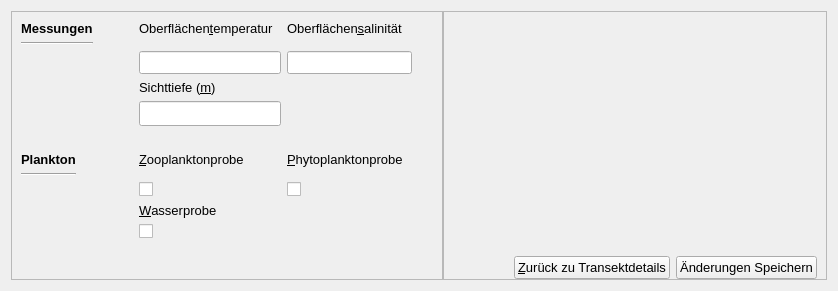
        <widget class="QWidget" name="page_2">
         <layout class="QHBoxLayout" name="horizontalLayout">
          <item>
           <layout class="QHBoxLayout" name="horizontalLayout_9">
            <property name="spacing">
             <number>0</number>
            </property>
            <property name="rightMargin">
             <number>0</number>
            </property>
            <item>
             <widget class="QFrame" name="frame_4">
              <property name="frameShape">
               <enum>QFrame::StyledPanel</enum>
              </property>
              <property name="frameShadow">
               <enum>QFrame::Raised</enum>
              </property>
              <layout class="QVBoxLayout" name="verticalLayout_8">
               <property name="rightMargin">
                <number>30</number>
               </property>
               <property name="bottomMargin">
                <number>0</number>
               </property>
               <item>
                <layout class="QGridLayout" name="gridLayout_3">
                 <item row="5" column="2">
                  <widget class="QLabel" name="labelPhytoPlancton">
                   <property name="font">
                    <font>
                     <family>Arial</family>
                     <pointsize>10</pointsize>
                    </font>
                   </property>
                   <property name="text">
                    <string>&amp;Phytoplanktonprobe</string>
                   </property>
                   <property name="alignment">
                    <set>Qt::AlignLeading|Qt::AlignLeft|Qt::AlignTop</set>
                   </property>
                   <property name="buddy">
                    <cstring>checkBoxPhytoPlancton</cstring>
                   </property>
                  </widget>
                 </item>
                 <item row="1" column="2">
                  <widget class="QLineEdit" name="lineEditSalinityPlancton">
                   <property name="font">
                    <font>
                     <family>Arial</family>
                     <pointsize>10</pointsize>
                    </font>
                   </property>
                  </widget>
                 </item>
                 <item row="0" column="1">
                  <widget class="QLabel" name="labelTemperaturePlancton">
                   <property name="font">
                    <font>
                     <family>Arial</family>
                     <pointsize>10</pointsize>
                    </font>
                   </property>
                   <property name="text">
                    <string>Oberflächen&amp;temperatur</string>
                   </property>
                   <property name="alignment">
                    <set>Qt::AlignLeading|Qt::AlignLeft|Qt::AlignTop</set>
                   </property>
                   <property name="buddy">
                    <cstring>lineEditTemperaturePlancton</cstring>
                   </property>
                  </widget>
                 </item>
                 <item row="5" column="1">
                  <widget class="QLabel" name="labelZooPlancton">
                   <property name="font">
                    <font>
                     <family>Arial</family>
                     <pointsize>10</pointsize>
                    </font>
                   </property>
                   <property name="text">
                    <string>&amp;Zooplanktonprobe</string>
                   </property>
                   <property name="alignment">
                    <set>Qt::AlignLeading|Qt::AlignLeft|Qt::AlignTop</set>
                   </property>
                   <property name="buddy">
                    <cstring>checkBoxZooPlancton</cstring>
                   </property>
                  </widget>
                 </item>
                 <item row="6" column="2">
                  <layout class="QHBoxLayout" name="horizontalLayout_14">
                   <item>
                    <widget class="QCheckBox" name="checkBoxPhytoPlancton">
                     <property name="text">
                      <string/>
                     </property>
                    </widget>
                   </item>
                  </layout>
                 </item>
                 <item row="1" column="1">
                  <widget class="QLineEdit" name="lineEditTemperaturePlancton">
                   <property name="font">
                    <font>
                     <family>Arial</family>
                     <pointsize>10</pointsize>
                    </font>
                   </property>
                  </widget>
                 </item>
                 <item row="8" column="1">
                  <layout class="QHBoxLayout" name="horizontalLayout_10">
                   <item>
                    <widget class="QCheckBox" name="checkBoxWaterSamplePlancton">
                     <property name="text">
                      <string/>
                     </property>
                    </widget>
                   </item>
                  </layout>
                 </item>
                 <item row="2" column="1">
                  <widget class="QLabel" name="labelTimeSightDepthPlancton">
                   <property name="font">
                    <font>
                     <family>Arial</family>
                     <pointsize>10</pointsize>
                    </font>
                   </property>
                   <property name="text">
                    <string>Sichttiefe (&amp;m)</string>
                   </property>
                   <property name="alignment">
                    <set>Qt::AlignLeading|Qt::AlignLeft|Qt::AlignTop</set>
                   </property>
                   <property name="buddy">
                    <cstring>lineEditSightDepthPlancton</cstring>
                   </property>
                  </widget>
                 </item>
                 <item row="3" column="1">
                  <widget class="QLineEdit" name="lineEditSightDepthPlancton">
                   <property name="font">
                    <font>
                     <family>Verdana</family>
                     <pointsize>10</pointsize>
                    </font>
                   </property>
                  </widget>
                 </item>
                 <item row="0" column="2">
                  <widget class="QLabel" name="labelSalinityPlancton">
                   <property name="font">
                    <font>
                     <family>Arial</family>
                     <pointsize>10</pointsize>
                    </font>
                   </property>
                   <property name="text">
                    <string>Oberflächen&amp;salinität</string>
                   </property>
                   <property name="alignment">
                    <set>Qt::AlignLeading|Qt::AlignLeft|Qt::AlignTop</set>
                   </property>
                   <property name="buddy">
                    <cstring>lineEditSalinityPlancton</cstring>
                   </property>
                  </widget>
                 </item>
                 <item row="4" column="1">
                  <spacer name="horizontalSpacer_8">
                   <property name="orientation">
                    <enum>Qt::Horizontal</enum>
                   </property>
                   <property name="sizeHint" stdset="0">
                    <size>
                     <width>40</width>
                     <height>20</height>
                    </size>
                   </property>
                  </spacer>
                 </item>
                 <item row="6" column="1">
                  <layout class="QHBoxLayout" name="horizontalLayout_11">
                   <item>
                    <widget class="QCheckBox" name="checkBoxZooPlancton">
                     <property name="text">
                      <string/>
                     </property>
                    </widget>
                   </item>
                  </layout>
                 </item>
                 <item row="7" column="1">
                  <widget class="QLabel" name="labelWaterSample">
                   <property name="font">
                    <font>
                     <family>Arial</family>
                     <pointsize>10</pointsize>
                    </font>
                   </property>
                   <property name="text">
                    <string>&amp;Wasserprobe</string>
                   </property>
                   <property name="alignment">
                    <set>Qt::AlignLeading|Qt::AlignLeft|Qt::AlignTop</set>
                   </property>
                   <property name="buddy">
                    <cstring>checkBoxWaterSamplePlancton</cstring>
                   </property>
                  </widget>
                 </item>
                 <item row="0" column="0">
                  <layout class="QHBoxLayout" name="horizontalLayout_12">
                   <item>
                    <layout class="QVBoxLayout" name="verticalLayout_23">
                     <item>
                      <widget class="QLabel" name="labelMeasurementsPlancton">
                       <property name="font">
                        <font>
                         <family>Arial</family>
                         <pointsize>10</pointsize>
                         <weight>75</weight>
                         <bold>true</bold>
                        </font>
                       </property>
                       <property name="text">
                        <string>Messungen</string>
                       </property>
                       <property name="wordWrap">
                        <bool>true</bool>
                       </property>
                      </widget>
                     </item>
                     <item>
                      <widget class="Line" name="line_13">
                       <property name="orientation">
                        <enum>Qt::Horizontal</enum>
                       </property>
                      </widget>
                     </item>
                    </layout>
                   </item>
                   <item>
                    <spacer name="horizontalSpacer_58">
                     <property name="orientation">
                      <enum>Qt::Horizontal</enum>
                     </property>
                     <property name="sizeHint" stdset="0">
                      <size>
                       <width>40</width>
                       <height>20</height>
                      </size>
                     </property>
                    </spacer>
                   </item>
                  </layout>
                 </item>
                 <item row="5" column="0">
                  <layout class="QHBoxLayout" name="horizontalLayout_61">
                   <item>
                    <layout class="QVBoxLayout" name="verticalLayout_9">
                     <item>
                      <widget class="QLabel" name="labelPlancton">
                       <property name="font">
                        <font>
                         <family>Arial</family>
                         <pointsize>10</pointsize>
                         <weight>75</weight>
                         <bold>true</bold>
                        </font>
                       </property>
                       <property name="text">
                        <string>Plankton</string>
                       </property>
                       <property name="alignment">
                        <set>Qt::AlignLeading|Qt::AlignLeft|Qt::AlignTop</set>
                       </property>
                      </widget>
                     </item>
                     <item>
                      <widget class="Line" name="line_14">
                       <property name="orientation">
                        <enum>Qt::Horizontal</enum>
                       </property>
                      </widget>
                     </item>
                    </layout>
                   </item>
                   <item>
                    <spacer name="horizontalSpacer_59">
                     <property name="orientation">
                      <enum>Qt::Horizontal</enum>
                     </property>
                     <property name="sizeHint" stdset="0">
                      <size>
                       <width>40</width>
                       <height>20</height>
                      </size>
                     </property>
                    </spacer>
                   </item>
                  </layout>
                 </item>
                </layout>
               </item>
               <item>
                <spacer name="verticalSpacer_3">
                 <property name="orientation">
                  <enum>Qt::Vertical</enum>
                 </property>
                 <property name="sizeHint" stdset="0">
                  <size>
                   <width>20</width>
                   <height>40</height>
                  </size>
                 </property>
                </spacer>
               </item>
              </layout>
             </widget>
            </item>
            <item>
             <widget class="QFrame" name="frame_5">
              <property name="frameShape">
               <enum>QFrame::StyledPanel</enum>
              </property>
              <property name="frameShadow">
               <enum>QFrame::Raised</enum>
              </property>
              <layout class="QVBoxLayout" name="verticalLayout_10">
               <property name="leftMargin">
                <number>30</number>
               </property>
               <property name="bottomMargin">
                <number>0</number>
               </property>
               <item>
                <layout class="QGridLayout" name="gridLayout_4">
                 <item row="0" column="3">
                  <spacer name="horizontalSpacer_12">
                   <property name="orientation">
                    <enum>Qt::Horizontal</enum>
                   </property>
                   <property name="sizeHint" stdset="0">
                    <size>
                     <width>40</width>
                     <height>20</height>
                    </size>
                   </property>
                  </spacer>
                 </item>
                 <item row="0" column="2">
                  <spacer name="horizontalSpacer_15">
                   <property name="orientation">
                    <enum>Qt::Horizontal</enum>
                   </property>
                   <property name="sizeHint" stdset="0">
                    <size>
                     <width>40</width>
                     <height>20</height>
                    </size>
                   </property>
                  </spacer>
                 </item>
                 <item row="0" column="1">
                  <spacer name="horizontalSpacer_13">
                   <property name="orientation">
                    <enum>Qt::Horizontal</enum>
                   </property>
                   <property name="sizeHint" stdset="0">
                    <size>
                     <width>40</width>
                     <height>20</height>
                    </size>
                   </property>
                  </spacer>
                 </item>
                </layout>
               </item>
               <item>
                <spacer name="verticalSpacer_4">
                 <property name="orientation">
                  <enum>Qt::Vertical</enum>
                 </property>
                 <property name="sizeHint" stdset="0">
                  <size>
                   <width>20</width>
                   <height>40</height>
                  </size>
                 </property>
                </spacer>
               </item>
               <item>
                <layout class="QGridLayout" name="gridLayout_7">
                 <item row="0" column="1">
                  <widget class="QPushButton" name="pushButtonGoBackPlancton">
                   <property name="font">
                    <font>
                     <family>Arial</family>
                     <pointsize>10</pointsize>
                    </font>
                   </property>
                   <property name="text">
                    <string>&amp;Zurück zu Transektdetails</string>
                   </property>
                  </widget>
                 </item>
                 <item row="0" column="0">
                  <spacer name="horizontalSpacer_6">
                   <property name="orientation">
                    <enum>Qt::Horizontal</enum>
                   </property>
                   <property name="sizeHint" stdset="0">
                    <size>
                     <width>40</width>
                     <height>20</height>
                    </size>
                   </property>
                  </spacer>
                 </item>
                 <item row="0" column="2">
                  <widget class="QPushButton" name="pushButtonSendOffPlanctonData">
                   <property name="font">
                    <font>
                     <family>Arial</family>
                     <pointsize>10</pointsize>
                    </font>
                   </property>
                   <property name="text">
                    <string>Änderungen Speichern</string>
                   </property>
                  </widget>
                 </item>
                </layout>
               </item>
              </layout>
             </widget>
            </item>
           </layout>
          </item>
         </layout>
        </widget>
